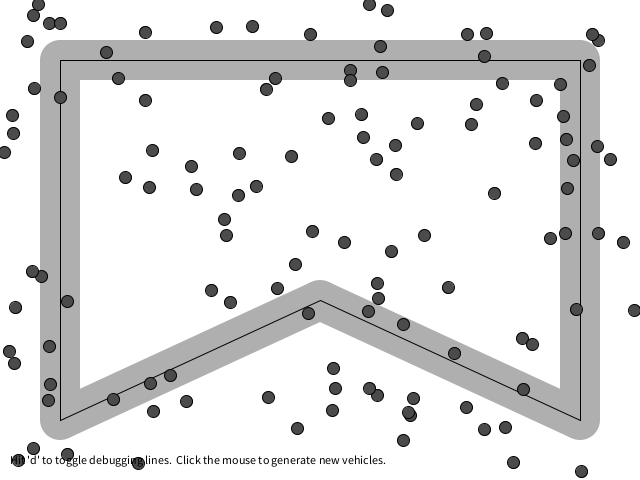
Frame 1 (no input)
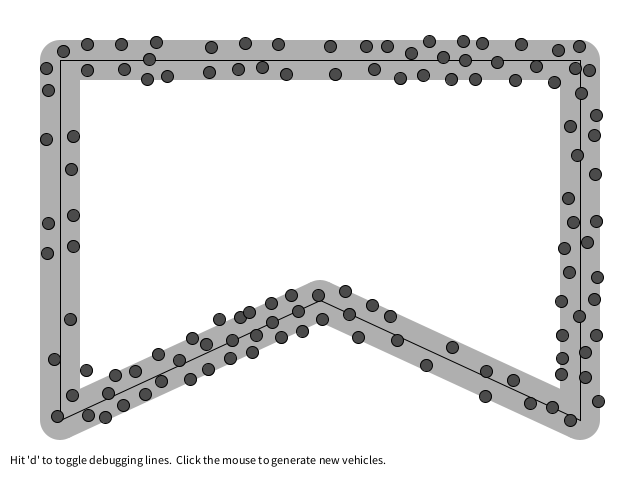
Frame 60 (the mouse pressed at the canvas centre just before this capture)
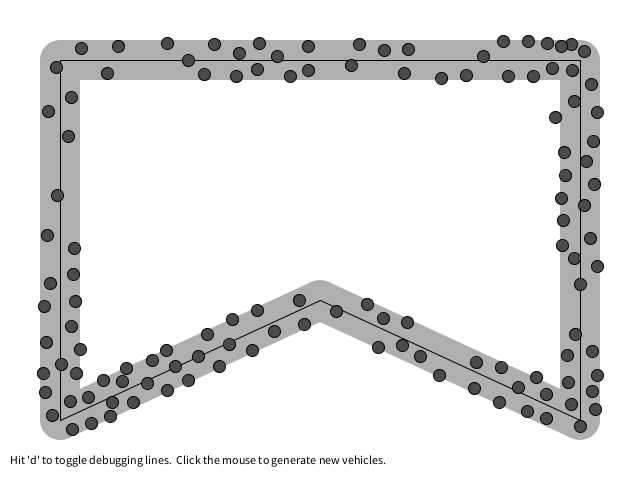
Frame 120 (the mouse held since frame 60 and released just before this capture)

The Processing sketch that drew these frames (run headless with seeded random() and noise(); from frame 60 on, the mouse is pressed at the canvas centre):

// Processing sketch: CrowdPathFollowing
// ── CrowdPathFollowing.pde
// Crowd Path Following
// Daniel Shiffman <http://www.shiffman.net>
// The Nature of Code, Spring 2009

// Via Reynolds: http://www.red3d.com/cwr/steer/CrowdPath.html

// Using this variable to decide whether to draw all the stuff
boolean debug = false;


// A path object (series of connected points)
Path path;

// Two vehicles
ArrayList<Vehicle> vehicles;

void setup() {
  size(640,480);
  smooth();

  // Call a function to generate new Path object
  newPath();

  // We are now making random vehicles and storing them in an ArrayList
  vehicles = new ArrayList<Vehicle>();
  for (int i = 0; i < 120; i++) {
    newVehicle(random(width),random(height));
  }
}

void draw() {
  background(255);
  // Display the path
  path.display();

  for (Vehicle v : vehicles) {
    // Path following and separation are worked on in this function
    v.applyForces(vehicles,path);
    // Call the generic run method (update, borders, display, etc.)
    v.run();
  }

  // Instructions
  fill(0);
  text("Hit 'd' to toggle debugging lines.  Click the mouse to generate new vehicles.",10,height-16);
}

void newPath() {
  // A path is a series of connected points
  // A more sophisticated path might be a curve
  path = new Path();
  float offset = 60;
  path.addPoint(offset,offset);
  path.addPoint(width-offset,offset);
  path.addPoint(width-offset,height-offset);
  path.addPoint(width/2,height-offset*3);
  path.addPoint(offset,height-offset);
}

void newVehicle(float x, float y) {
  float maxspeed = random(2,4);
  float maxforce = 0.3;
  vehicles.add(new Vehicle(new PVector(x,y),maxspeed,maxforce));
}

void keyPressed() {
  if (key == 'd') {
    debug = !debug;
  }
}

void mousePressed() {
  newVehicle(mouseX,mouseY);
}




// ── Path.pde
// Path Following
// Daniel Shiffman <http://www.shiffman.net>
// The Nature of Code, Spring 2009

class Path {

  // A Path is an arraylist of points (PVector objects)
  ArrayList points;
  // A path has a radius, i.e how far is it ok for the boid to wander off
  float radius;

  Path() {
    // Arbitrary radius of 20
    radius = 20;
    points = new ArrayList();
  }

  // Add a point to the path
  void addPoint(float x, float y) {
    PVector point = new PVector(x,y);
    points.add(point);
  }

  // Draw the path
  void display() {

    // Draw the radius as thick lines and circles

    // Draw end points
    for (int i = 0; i < points.size(); i++) {
      PVector point = (PVector) points.get(i);
      fill(175);
      noStroke();
      ellipse(point.x,point.y,radius*2,radius*2);
    }

    // Draw Polygon around path
    for (int i = 0; i < points.size(); i++) {
      PVector start = (PVector) points.get(i);
      // We're assuming path is a circle in this example
      PVector end = (PVector) points.get((i+1)%points.size());
      PVector line = PVector.sub(end,start);
      PVector normal = new PVector(line.y,-line.x);
      normal.normalize();
      normal.mult(radius);

      // Polygon has four vertices
      PVector a = PVector.add(start, normal);
      PVector b = PVector.add(end, normal);
      PVector c = PVector.sub(end, normal);
      PVector d = PVector.sub(start, normal);

      fill(175);
      noStroke();
      beginShape();
      vertex(a.x,a.y);
      vertex(b.x,b.y);
      vertex(c.x,c.y);
      vertex(d.x,d.y);
      endShape();
    }

    // Draw Regular Line
    stroke(0);
    noFill();
    beginShape();
    for (int i = 0; i < points.size(); i++) {
      PVector loc = (PVector) points.get(i);
      vertex(loc.x,loc.y);
    }
    endShape(CLOSE);

  }

}






// ── Vehicle.pde
// Path Following
// Daniel Shiffman <http://www.shiffman.net>
// The Nature of Code, Spring 2009

// Vehicle class

class Vehicle {

  // All the usual stuff
  PVector loc;
  PVector vel;
  PVector acc;
  float r;
  float maxforce;    // Maximum steering force
  float maxspeed;    // Maximum speed

    // Constructor initialize all values
  Vehicle( PVector l, float ms, float mf) {
    loc = l.get();
    r = 12;
    maxspeed = ms;
    maxforce = mf;
    acc = new PVector(0,0);
    vel = new PVector(maxspeed,0);
  }

  // A function to deal with path following and separation
  void applyForces(ArrayList boids, Path path) {
    // Follow path force
    PVector f = follow(path);
    // Separate from other boids force
    PVector s = separate(boids);
    // Arbitrary weighting
    f.mult(3);
    s.mult(1);
    // Accumulate in acceleration
    applyForce(f);
    applyForce(s);
  }
  
  void applyForce(PVector force) {
    // We could add mass here if we want A = F / M
    acc.add(force);
  }
  


  // Main "run" function
  public void run() {
    update();
    borders();
    render();
  }

  // This function implements Craig Reynolds' path following algorithm
  // http://www.red3d.com/cwr/steer/PathFollow.html
  PVector follow(Path p) {

    // Predict location 25 (arbitrary choice) frames ahead
    PVector predict = vel.get();
    predict.normalize();
    predict.mult(25);
    PVector predictLoc = PVector.add(loc, predict);

    // Draw the predicted location
    if (debug) {
      fill(0);
      stroke(0);
      line(loc.x,loc.y,predictLoc.x, predictLoc.y);
      ellipse(predictLoc.x, predictLoc.y,4,4);
    }

    // Now we must find the normal to the path from the predicted location
    // We look at the normal for each line segment and pick out the closest one
    PVector target = null;
    PVector dir = null;
    float record = 1000000;  // Start with a very high record distance that can easily be beaten

    // Loop through all points of the path
    for (int i = 0; i < p.points.size(); i++) {

      // Look at a line segment
      PVector a = (PVector) p.points.get(i);
      PVector b = (PVector) p.points.get((i+1)%p.points.size());  // Path wraps around

      // Get the normal point to that line
      PVector normal = getNormalPoint(predictLoc,a,b);

      // Check if normal is on line segment
      float da = PVector.dist(normal,a);
      float db = PVector.dist(normal,b);
      PVector line = PVector.sub(b,a);
      // If it's not within the line segment, consider the normal to just be the end of the line segment (point b)
      if (da + db > line.mag()+1) {
        normal = b.get();
        // If we're at the end we really want the next line segment for looking ahead
        a = (PVector) p.points.get((i+1)%p.points.size());
        b = (PVector) p.points.get((i+2)%p.points.size());  // Path wraps around
        line = PVector.sub(b,a);
      }

      // How far away are we from the path?
      float d = PVector.dist(predictLoc,normal);
      // Did we beat the record and find the closest line segment?
      if (d < record) {
        record = d;
        // If so the target we want to steer towards is the normal
        target = normal;

        // Look at the direction of the line segment so we can seek a little bit ahead of the normal
        dir = line;
        dir.normalize();
        // This is an oversimplification
        // Should be based on distance to path & velocity
        dir.mult(25);
      }
    }

    // Draw the debugging stuff
    if (debug) {
      // Draw normal location
      fill(0);
      noStroke();
      line(predictLoc.x,predictLoc.y,target.x,target.y);
      ellipse(target.x,target.y,4,4);
      stroke(0);
      // Draw actual target (red if steering towards it)
      line(predictLoc.x,predictLoc.y,target.x,target.y);
      if (record > p.radius) fill(255,0,0);
      noStroke();
      ellipse(target.x+dir.x, target.y+dir.y, 8, 8);
    }

    // Only if the distance is greater than the path's radius do we bother to steer
    if (record > p.radius || vel.mag() < 0.1) {
      target.add(dir);
      return seek(target);		
    } 
    else {
      return new PVector(0,0);
    }
  }

  // A function to get the normal point from a point (p) to a line segment (a-b)
  // This function could be optimized to make fewer new Vector objects
  PVector getNormalPoint(PVector p, PVector a, PVector b) {
    // Vector from a to p
    PVector ap = PVector.sub(p,a);
    // Vector from a to b
    PVector ab = PVector.sub(b,a);
    ab.normalize(); // Normalize the line
    // Project vector "diff" onto line by using the dot product
    ab.mult(ap.dot(ab));
    PVector normalPoint = PVector.add(a,ab);
    return normalPoint;
  }

  // Separation
  // Method checks for nearby boids and steers away
  PVector separate (ArrayList boids) {
    float desiredseparation = r*2;
    PVector steer = new PVector(0,0,0);
    int count = 0;
    // For every boid in the system, check if it's too close
    for (int i = 0 ; i < boids.size(); i++) {
      Vehicle other = (Vehicle) boids.get(i);
      float d = PVector.dist(loc,other.loc);
      // If the distance is greater than 0 and less than an arbitrary amount (0 when you are yourself)
      if ((d > 0) && (d < desiredseparation)) {
        // Calculate vector pointing away from neighbor
        PVector diff = PVector.sub(loc,other.loc);
        diff.normalize();
        diff.div(d);        // Weight by distance
        steer.add(diff);
        count++;            // Keep track of how many
      }
    }
    // Average -- divide by how many
    if (count > 0) {
      steer.div((float)count);
    }

    // As long as the vector is greater than 0
    if (steer.mag() > 0) {
      // Implement Reynolds: Steering = Desired - Velocity
      steer.normalize();
      steer.mult(maxspeed);
      steer.sub(vel);
      steer.limit(maxforce);
    }
    return steer;
  }


  // Method to update location
  void update() {
    // Update velocity
    vel.add(acc);
    // Limit speed
    vel.limit(maxspeed);
    loc.add(vel);
    // Reset accelertion to 0 each cycle
    acc.mult(0);
  }

  // A method that calculates and applies a steering force towards a target
  // STEER = DESIRED MINUS VELOCITY
  PVector seek(PVector target) {
    PVector desired = PVector.sub(target,loc);  // A vector pointing from the location to the target

    // If the magnitude of desired equals 0, skip out of here
    // (We could optimize this to check if x and y are 0 to avoid mag() square root
    if (desired.mag() == 0) return new PVector(0,0);

    // Normalize desired and scale to maximum speed
    desired.normalize();
    desired.mult(maxspeed);
    // Steering = Desired minus Velocity
    PVector steer = PVector.sub(desired,vel);
    steer.limit(maxforce);  // Limit to maximum steering force

    return steer;
  }


  void render() {
    // Simpler boid is just a circle
    fill(75);
    stroke(0);
    pushMatrix();
    translate(loc.x,loc.y);
    ellipse(0,0,r,r);
    popMatrix();
  }

  // Wraparound
  void borders() {
    if (loc.x < -r) loc.x = width+r;
    //if (loc.y < -r) loc.y = height+r;
    if (loc.x > width+r) loc.x = -r;
    //if (loc.y > height+r) loc.y = -r;
  }

}
